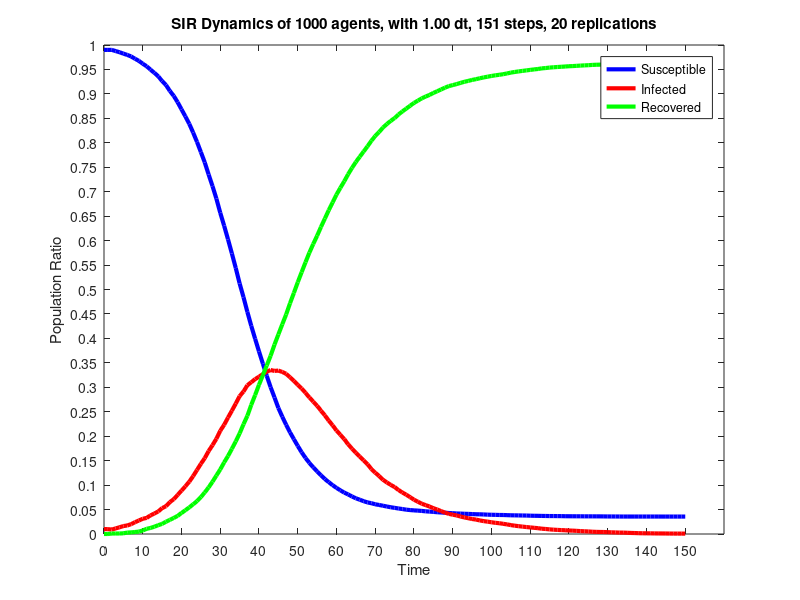

Write MATLAB code to recreate this figure.
dynamics = [
990.000,10.000,0.000;
990.000,10.000,0.000;
990.000,9.000,1.000;
987.600,11.400,1.000;
985.250,13.700,1.050;
982.350,16.250,1.400;
979.700,17.400,2.900;
976.600,20.150,3.250;
971.850,24.100,4.050;
967.550,27.550,4.900;
961.700,31.150,7.150;
956.500,32.900,10.600;
949.550,38.050,12.400;
943.100,41.950,14.950;
935.800,46.150,18.050;
926.350,52.950,20.700;
918.100,56.800,25.100;
905.950,65.150,28.900;
895.950,71.250,32.800;
883.000,79.950,37.050;
868.450,88.550,43.000;
853.900,97.550,48.550;
838.800,106.850,54.350;
820.950,118.350,60.700;
801.800,130.950,67.250;
781.000,143.500,75.500;
759.900,155.100,85.000;
735.150,169.600,95.250;
711.400,181.650,106.950;
685.850,194.700,119.450;
656.850,211.100,132.050;
630.400,223.250,146.350;
602.600,237.950,159.450;
573.700,252.150,174.150;
543.950,266.700,189.350;
512.350,282.000,205.650;
484.300,291.250,224.450;
454.100,304.250,241.650;
425.650,310.300,264.050;
399.150,316.750,284.100;
373.300,321.550,305.150;
348.150,327.100,324.750;
323.400,332.000,344.600;
300.150,335.300,364.550;
279.200,333.500,387.300;
257.650,334.200,408.150;
239.950,331.350,428.700;
223.450,327.700,448.850;
207.900,320.350,471.750;
193.900,313.150,492.950;
180.150,305.050,514.800;
167.100,297.550,535.350;
155.600,288.700,555.700;
145.350,279.300,575.350;
136.350,270.550,593.100;
127.850,262.250,609.900;
119.850,252.150,628.000;
112.400,242.550,645.050;
106.000,231.800,662.200;
99.800,222.150,678.050;
94.350,211.600,694.050;
89.250,202.800,707.950;
84.650,194.150,721.200;
80.900,183.350,735.750;
76.700,174.600,748.700;
73.000,166.250,760.750;
70.150,158.350,771.500;
67.150,150.650,782.200;
64.550,142.750,792.700;
63.000,132.850,804.150;
60.750,125.300,813.950;
59.350,118.550,822.100;
57.800,110.850,831.350;
56.200,105.400,838.400;
54.700,100.450,844.850;
53.450,96.000,850.550;
52.150,90.000,857.850;
51.050,84.800,864.150;
49.750,80.350,869.900;
48.950,75.300,875.750;
48.300,70.100,881.600;
47.800,66.000,886.200;
47.200,61.950,890.850;
46.350,59.100,894.550;
45.850,56.250,897.900;
45.250,52.750,902.000;
44.500,50.050,905.450;
44.050,46.800,909.150;
43.550,43.700,912.750;
42.900,41.200,915.900;
42.550,39.450,918.000;
41.950,38.000,920.050;
41.750,35.750,922.500;
41.350,33.900,924.750;
41.100,32.300,926.600;
40.750,30.650,928.600;
40.350,29.500,930.150;
40.250,27.750,932.000;
39.950,26.300,933.750;
39.550,25.250,935.200;
39.300,24.000,936.700;
39.150,22.850,938.000;
38.900,22.050,939.050;
38.850,20.850,940.300;
38.550,19.650,941.800;
38.250,18.200,943.550;
38.150,17.000,944.850;
38.000,16.000,946.000;
37.850,15.100,947.050;
37.750,14.200,948.050;
37.450,13.450,949.100;
37.250,12.650,950.100;
37.150,11.900,950.950;
36.950,10.800,952.250;
36.850,10.250,952.900;
36.700,9.450,953.850;
36.700,8.850,954.450;
36.600,8.400,955.000;
36.550,7.950,955.500;
36.350,7.650,956.000;
36.300,7.100,956.600;
36.250,6.850,956.900;
36.200,6.400,957.400;
36.200,5.900,957.900;
36.100,5.550,958.350;
36.100,5.200,958.700;
36.100,4.650,959.250;
36.050,4.350,959.600;
36.050,4.150,959.800;
35.950,4.050,960.000;
35.850,3.750,960.400;
35.850,3.400,960.750;
35.800,3.200,961.000;
35.750,2.850,961.400;
35.700,2.850,961.450;
35.700,2.500,961.800;
35.700,2.150,962.150;
35.700,1.950,962.350;
35.700,1.650,962.650;
35.700,1.500,962.800;
35.700,1.350,962.950;
35.700,1.350,962.950;
35.700,1.200,963.100;
35.700,1.100,963.200;
35.650,1.100,963.250;
35.650,1.000,963.350;
35.650,0.900,963.450;
35.650,0.850,963.500;
35.650,0.800,963.550;
35.650,0.800,963.550;
35.650,0.750,963.600;
];
susceptible = dynamics (:, 1);
infected = dynamics (:, 2);
recovered = dynamics (:, 3);
totalPopulation = susceptible(1) + infected(1) + recovered(1);
susceptibleRatio = susceptible ./ totalPopulation;
infectedRatio = infected ./ totalPopulation;
recoveredRatio = recovered ./ totalPopulation;
steps = length (susceptible);
dt = 1.0;
replications = 20;
startingTime = 0;
endTime = (steps - 1) * dt;
time = 0 : dt : endTime;
figure
plot (time, susceptibleRatio.', 'color', 'blue', 'linewidth', 3);
hold on
plot (time, infectedRatio.', 'color', 'red', 'linewidth', 3);
hold on
plot (time, recoveredRatio.', 'color', 'green', 'linewidth', 3);
set(gca,'YTick',0:0.05:1.0)
set(gca,'XTick',0:10:endTime)
xlabel ('Time');
ylabel ('Population Ratio');
legend('Susceptible','Infected', 'Recovered');
titleStr = sprintf('SIR Dynamics of %i agents, with 1.00 dt, %i steps, 20 replications', totalPopulation, steps)
title (titleStr);
